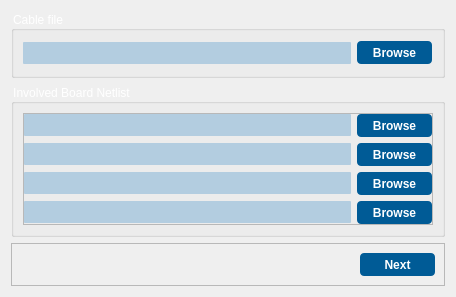
    <widget class="QWidget" name="page_1">
     <layout class="QVBoxLayout" name="verticalLayout_2">
      <item>
       <widget class="QGroupBox" name="group_cable">
        <property name="minimumSize">
         <size>
          <width>429</width>
          <height>67</height>
         </size>
        </property>
        <property name="maximumSize">
         <size>
          <width>500</width>
          <height>67</height>
         </size>
        </property>
        <property name="font">
         <font>
          <family>Segoe UI</family>
         </font>
        </property>
        <property name="styleSheet">
         <string notr="true">QGroupBox{
	color: rgb(255, 255, 255);
}</string>
        </property>
        <property name="title">
         <string>Cable file</string>
        </property>
        <layout class="QHBoxLayout" name="horizontalLayout_2">
         <item>
          <widget class="QLineEdit" name="cable_filename">
           <property name="minimumSize">
            <size>
             <width>0</width>
             <height>22</height>
            </size>
           </property>
           <property name="maximumSize">
            <size>
             <width>328</width>
             <height>16777215</height>
            </size>
           </property>
           <property name="font">
            <font>
             <family>Segoe UI</family>
            </font>
           </property>
           <property name="styleSheet">
            <string notr="true">QLineEdit{
	background-color: rgb(179,205,224);
	color: rgb(0, 0, 0);
	border-radius: 1px
}</string>
           </property>
           <property name="text">
            <string/>
           </property>
          </widget>
         </item>
         <item>
          <widget class="QPushButton" name="cable_browsefile_button">
           <property name="minimumSize">
            <size>
             <width>75</width>
             <height>23</height>
            </size>
           </property>
           <property name="maximumSize">
            <size>
             <width>75</width>
             <height>23</height>
            </size>
           </property>
           <property name="font">
            <font>
             <family>Segoe UI</family>
             <weight>75</weight>
             <bold>true</bold>
            </font>
           </property>
           <property name="styleSheet">
            <string notr="true">QPushButton{
	background-color: rgb(0,91,150);
	color: rgb(255, 255, 255);
	border-radius:4px;
}

QPushButton::hover{
	background-color: rgb(0, 123, 199);
}

QPushButton::pressed{
	border: 2px solid #b3cde0;
}
</string>
           </property>
           <property name="text">
            <string>Browse</string>
           </property>
          </widget>
         </item>
        </layout>
       </widget>
      </item>
      <item>
       <widget class="QGroupBox" name="group_board_a">
        <property name="minimumSize">
         <size>
          <width>429</width>
          <height>131</height>
         </size>
        </property>
        <property name="maximumSize">
         <size>
          <width>500</width>
          <height>201</height>
         </size>
        </property>
        <property name="font">
         <font>
          <family>Segoe UI</family>
         </font>
        </property>
        <property name="styleSheet">
         <string notr="true">QGroupBox{
	color: rgb(255, 255, 255);
}</string>
        </property>
        <property name="title">
         <string>Involved Board Netlist</string>
        </property>
        <layout class="QVBoxLayout" name="verticalLayout_4">
         <item>
          <widget class="QFrame" name="frame">
           <property name="minimumSize">
            <size>
             <width>410</width>
             <height>71</height>
            </size>
           </property>
           <property name="maximumSize">
            <size>
             <width>500</width>
             <height>137</height>
            </size>
           </property>
           <property name="frameShape">
            <enum>QFrame::StyledPanel</enum>
           </property>
           <property name="frameShadow">
            <enum>QFrame::Raised</enum>
           </property>
           <layout class="QGridLayout" name="gridLayout">
            <property name="leftMargin">
             <number>0</number>
            </property>
            <property name="topMargin">
             <number>0</number>
            </property>
            <property name="rightMargin">
             <number>0</number>
            </property>
            <property name="bottomMargin">
             <number>0</number>
            </property>
            <item row="0" column="0">
             <widget class="QLineEdit" name="board_a_filename">
              <property name="maximumSize">
               <size>
                <width>328</width>
                <height>22</height>
               </size>
              </property>
              <property name="font">
               <font>
                <family>Segoe UI</family>
               </font>
              </property>
              <property name="styleSheet">
               <string notr="true">QLineEdit{
	background-color: rgb(179,205,224);
	color: rgb(0, 0, 0);
	border-radius: 1px
}</string>
              </property>
              <property name="text">
               <string/>
              </property>
             </widget>
            </item>
            <item row="0" column="1">
             <widget class="QPushButton" name="board_a_confirm_button">
              <property name="minimumSize">
               <size>
                <width>75</width>
                <height>23</height>
               </size>
              </property>
              <property name="maximumSize">
               <size>
                <width>75</width>
                <height>23</height>
               </size>
              </property>
              <property name="font">
               <font>
                <family>Segoe UI</family>
                <weight>75</weight>
                <bold>true</bold>
               </font>
              </property>
              <property name="styleSheet">
               <string notr="true">QPushButton{
	background-color: rgb(0,91,150);
	color: rgb(255, 255, 255);
	border-radius:4px;
}

QPushButton::hover{
	background-color: rgb(0, 123, 199);
}

QPushButton::pressed{
	border: 2px solid #b3cde0;
}
</string>
              </property>
              <property name="text">
               <string>Browse</string>
              </property>
             </widget>
            </item>
            <item row="1" column="0">
             <widget class="QLineEdit" name="board_b_filename">
              <property name="maximumSize">
               <size>
                <width>328</width>
                <height>22</height>
               </size>
              </property>
              <property name="font">
               <font>
                <family>Segoe UI</family>
               </font>
              </property>
              <property name="styleSheet">
               <string notr="true">QLineEdit{
	background-color: rgb(179,205,224);
	color: rgb(0, 0, 0);
	border-radius: 1px
}</string>
              </property>
              <property name="text">
               <string/>
              </property>
             </widget>
            </item>
            <item row="1" column="1">
             <widget class="QPushButton" name="board_b_confirm_button">
              <property name="minimumSize">
               <size>
                <width>75</width>
                <height>23</height>
               </size>
              </property>
              <property name="maximumSize">
               <size>
                <width>75</width>
                <height>23</height>
               </size>
              </property>
              <property name="font">
               <font>
                <family>Segoe UI</family>
                <weight>75</weight>
                <bold>true</bold>
               </font>
              </property>
              <property name="styleSheet">
               <string notr="true">QPushButton{
	background-color: rgb(0,91,150);
	color: rgb(255, 255, 255);
	border-radius:4px;
}

QPushButton::hover{
	background-color: rgb(0, 123, 199);
}

QPushButton::pressed{
	border: 2px solid #b3cde0;
}
</string>
              </property>
              <property name="text">
               <string>Browse</string>
              </property>
             </widget>
            </item>
            <item row="2" column="0">
             <widget class="QLineEdit" name="board_c_filename">
              <property name="maximumSize">
               <size>
                <width>328</width>
                <height>22</height>
               </size>
              </property>
              <property name="font">
               <font>
                <family>Segoe UI</family>
               </font>
              </property>
              <property name="styleSheet">
               <string notr="true">QLineEdit{
	background-color: rgb(179,205,224);
	color: rgb(0, 0, 0);
	border-radius: 1px
}</string>
              </property>
              <property name="text">
               <string/>
              </property>
             </widget>
            </item>
            <item row="2" column="1">
             <widget class="QPushButton" name="board_c_confirm_button">
              <property name="minimumSize">
               <size>
                <width>75</width>
                <height>23</height>
               </size>
              </property>
              <property name="maximumSize">
               <size>
                <width>75</width>
                <height>23</height>
               </size>
              </property>
              <property name="font">
               <font>
                <family>Segoe UI</family>
                <weight>75</weight>
                <bold>true</bold>
               </font>
              </property>
              <property name="styleSheet">
               <string notr="true">QPushButton{
	background-color: rgb(0,91,150);
	color: rgb(255, 255, 255);
	border-radius:4px;
}

QPushButton::hover{
	background-color: rgb(0, 123, 199);
}

QPushButton::pressed{
	border: 2px solid #b3cde0;
}
</string>
              </property>
              <property name="text">
               <string>Browse</string>
              </property>
             </widget>
            </item>
            <item row="3" column="0">
             <widget class="QLineEdit" name="board_d_filename">
              <property name="maximumSize">
               <size>
                <width>328</width>
                <height>22</height>
               </size>
              </property>
              <property name="font">
               <font>
                <family>Segoe UI</family>
               </font>
              </property>
              <property name="styleSheet">
               <string notr="true">QLineEdit{
	background-color: rgb(179,205,224);
	color: rgb(0, 0, 0);
	border-radius: 1px
}</string>
              </property>
              <property name="text">
               <string/>
              </property>
             </widget>
            </item>
            <item row="3" column="1">
             <widget class="QPushButton" name="board_d_confirm_button">
              <property name="minimumSize">
               <size>
                <width>75</width>
                <height>23</height>
               </size>
              </property>
              <property name="maximumSize">
               <size>
                <width>75</width>
                <height>23</height>
               </size>
              </property>
              <property name="font">
               <font>
                <family>Segoe UI</family>
                <weight>75</weight>
                <bold>true</bold>
               </font>
              </property>
              <property name="styleSheet">
               <string notr="true">QPushButton{
	background-color: rgb(0,91,150);
	color: rgb(255, 255, 255);
	border-radius:4px;
}

QPushButton::hover{
	background-color: rgb(0, 123, 199);
}

QPushButton::pressed{
	border: 2px solid #b3cde0;
}
</string>
              </property>
              <property name="text">
               <string>Browse</string>
              </property>
             </widget>
            </item>
           </layout>
          </widget>
         </item>
        </layout>
       </widget>
      </item>
      <item>
       <widget class="QFrame" name="frame_confirm">
        <property name="maximumSize">
         <size>
          <width>500</width>
          <height>67</height>
         </size>
        </property>
        <property name="frameShape">
         <enum>QFrame::StyledPanel</enum>
        </property>
        <property name="frameShadow">
         <enum>QFrame::Raised</enum>
        </property>
        <layout class="QHBoxLayout" name="horizontalLayout">
         <item>
          <spacer name="horizontalSpacer">
           <property name="orientation">
            <enum>Qt::Horizontal</enum>
           </property>
           <property name="sizeHint" stdset="0">
            <size>
             <width>328</width>
             <height>20</height>
            </size>
           </property>
          </spacer>
         </item>
         <item>
          <widget class="QPushButton" name="next_button">
           <property name="minimumSize">
            <size>
             <width>75</width>
             <height>23</height>
            </size>
           </property>
           <property name="maximumSize">
            <size>
             <width>75</width>
             <height>32</height>
            </size>
           </property>
           <property name="font">
            <font>
             <family>Segoe UI</family>
             <weight>75</weight>
             <bold>true</bold>
            </font>
           </property>
           <property name="styleSheet">
            <string notr="true">QPushButton{
	background-color: rgb(0,91,150);
	color: rgb(255, 255, 255);
	border-radius:4px;
}

QPushButton::hover{
	background-color: rgb(0, 123, 199);
}

QPushButton::pressed{
	border: 2px solid #b3cde0;
}
</string>
           </property>
           <property name="text">
            <string>Next</string>
           </property>
          </widget>
         </item>
        </layout>
       </widget>
      </item>
     </layout>
    </widget>
